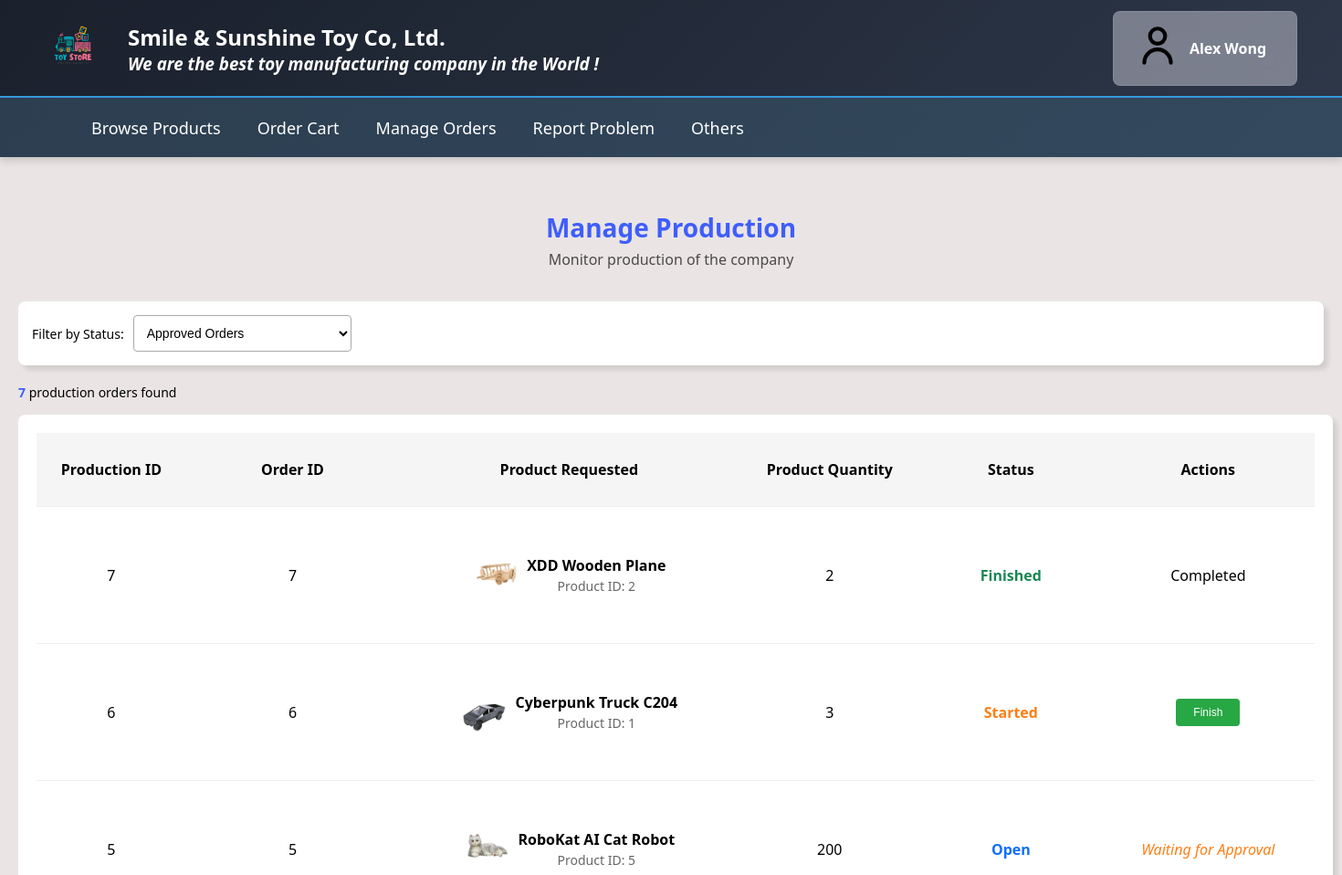
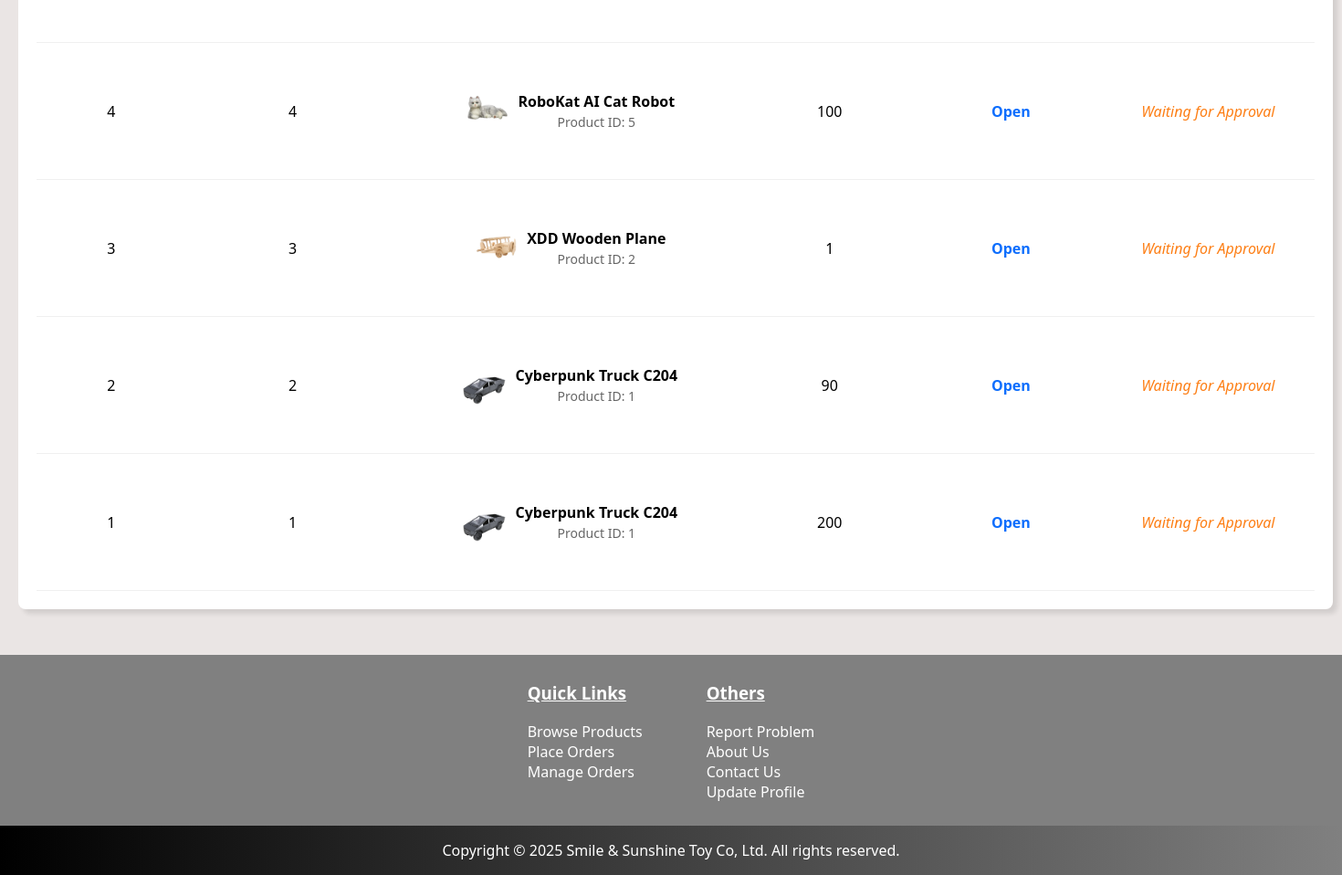
The app's page /staff/production/manage-production.php (signed in) with its own data (2 pictures, top to bottom).
### tables this page shows
CREATE TABLE `orders` (
  `oid` int(11) NOT NULL AUTO_INCREMENT,
  `odate` datetime NOT NULL,
  `pid` int(11) NOT NULL,
  `oqty` int(11) NOT NULL,
  `ocost` decimal(20,2) NOT NULL,
  `cid` int(11) NOT NULL,
  `odeliverdate` datetime DEFAULT NULL,
  `ostatus` int(11) NOT NULL,
  `ocancel` int(11) DEFAULT 0,
  `proid` int(11) DEFAULT NULL,
  PRIMARY KEY (`oid`),
  KEY `pid_PK_idx` (`pid`),
  KEY `cid_pk_idx` (`cid`),
  CONSTRAINT `cid_pk` FOREIGN KEY (`cid`) REFERENCES `customer` (`cid`),
  CONSTRAINT `pid_pk` FOREIGN KEY (`pid`) REFERENCES `product` (`pid`)
);

CREATE TABLE `production` (
  `proid` int(11) NOT NULL AUTO_INCREMENT,
  `pstatus` varchar(50) DEFAULT NULL,
  PRIMARY KEY (`proid`)
);

CREATE TABLE `product` (
  `pid` int(11) NOT NULL AUTO_INCREMENT,
  `pname` varchar(255) NOT NULL,
  `pdesc` text DEFAULT NULL,
  `pimage` varchar(255) DEFAULT NULL,
  `pcost` decimal(12,2) NOT NULL,
  `pqty` int(11) DEFAULT NULL,
  `pavail` tinyint(1) NOT NULL DEFAULT 1,
  PRIMARY KEY (`pid`)
);

### staff/production/manage-production.php (the view, shortened to what this page needs)
<?php
require_once __DIR__ . "/../../config/database.php";
$productionList = [];
$sql = "SELECT p.proid, p.pstatus,
               o.oid, o.oqty, o.pid as order_pid, o.ostatus,
               pr.pname as product_name, pr.pimage as product_image
        FROM production p
        INNER JOIN orders o ON p.proid = o.proid
        INNER JOIN product pr ON o.pid = pr.pid
        ORDER BY p.proid DESC";
$rs = mysqli_query($conn, $sql) or die(mysqli_error($conn));
while ($rc = mysqli_fetch_assoc($rs)) {
    $productionList[] = array(
        "proid" => (int)$rc["proid"],
        "pstatus" => $rc["pstatus"],
        "order_id" => (int)$rc["oid"],
        "quantity" => (int)$rc["oqty"],
        "product_id" => (int)$rc["order_pid"],
        "product_name" => $rc["product_name"],
        "product_image" => $rc["product_image"],
        "order_status" => (int)$rc["ostatus"]
    );
}
?>
<!DOCTYPE html>
<html lang="en">
    <head>
        <?php require_once __DIR__ . "/../../includes/head-setting.php"; ?>
        <link id="manage-orders-css" rel="stylesheet" href="styles/style-manage-orders.css">
    </head>
    <body>
        <div id="main-page">
            <?php require_once __DIR__ . "/../../includes/header.php"; ?>
            <div id="main-section">
                <div id="orders-container">
                    <div id="orders-header">
                        <h2>Manage Production</h2>
                        <p>Monitor production of the company</p>
                    </div>
                    <?php if (empty($productionList)): ?>
                        <div id="empty-orders">
                            There is no production yet.
                        </div>
                    <?php else: ?>
                        <div id="options">
                            <div id="filter-options">
                                <label for="status-filter">Filter by Status:</label>
                                <select id="status-filter" onchange="applyProductionDisplay()">
                                    <option value="approved" selected>Approved Orders</option>
                                </select>
                            </div>
                        </div>
                        <div id="orders-section">
                            <div id="result-count">
                                <span id="order-count"><?php echo count($productionList); ?></span><span> production orders found</span>
                            </div>
                            <div id="orders-table-container">
                                <table id="orders-table">
                                    <thead>
                                        <tr>
                                            <th class="table-header col1">Production ID</th>
                                            <th class="table-header col2">Order ID</th>
                                            <th class="table-header col3">Product Requested</th>
                                            <th class="table-header col4">Product Quantity</th>
                                            <th class="table-header col5">Status</th>
                                            <th class="table-header col6">Actions</th>
                                        </tr>
                                    </thead>
                                    <tbody id="production-body">
                                        <?php foreach ($productionList as $production): ?>
                                            <tr class="order-row">
                                                <td class="col1"><?= $production["proid"] ?></td>
                                                <td class="col2"><?= $production["order_id"] ?></td>
                                                <td class="col3">
                                                    <div class="product-info">
                                                        <?php if ($production["product_image"]): ?>
                                                            <img src="img/product/<?= $production["product_image"] ?>">
                                                        <?php endif; ?>
                                                        <div>
                                                            <div class="product-name"><?= $production["product_name"] ?></div>
                                                            <div class="product-id">Product ID: <?= $production["product_id"] ?></div>
                                                        </div>
                                                    </div>
                                                </td>
                                                <td class="col4">
                                                    <span><?= $production["quantity"] ?></span>
                                                </td>
                                                <td class="col5">
                                                    <span class="status-<?= $production["pstatus"] ?>"><?= ucfirst($production["pstatus"]) ?></span>
                                                </td>
                                                <td class="col6">
                                                    <div class="action-buttons">
                                                        <?php if ($production["order_status"] == 0): ?>
                                                            <span class="canceled-text">Order Canceled</span>
                                                        <?php elseif ($production["order_status"] < 3): ?>
                                                            <span class="pending-text">Waiting for Approval</span>
                                                        <?php elseif ($production["pstatus"] == "started"): ?>
                                                            <form method="POST" onsubmit="return confirm('Are you sure you want to mark this production as finished? This will permanently update material quantities and cannot be undone.');">
                                                                <button type="submit" name="mark_finished" class="action-btn invoice-btn">Finish</button>
                                                            </form>
                                                        <?php elseif ($production["pstatus"] == "finished"): ?>
                                                            <span>Completed</span>
                                                        <?php elseif ($production["pstatus"] == "cancel"): ?>
                                                            <span class="canceled-text">Canceled</span>
                                                        <?php endif; ?>
                                                    </div>
                                                </td>
                                            </tr>
                                        <?php endforeach; ?>
                                    </tbody>
                                </table>
                            </div>
                        </div>
                    <?php endif; ?>
                </div>
            </div>
            <?php require_once __DIR__ . "/../../includes/footer.php"; ?>
        </div>
    </body>
</html>

### styles/style-general.css (style rules this page uses)
html { scroll-behavior: smooth; }
body { margin: 0px; padding: 0px; background: rgba(214, 204, 202, 0.5); font-family: 'Segoe UI', Roboto, 'Helvetica Neue', Arial, sans-serif; }
#main-section { min-height: 100vh; }

### styles/style-manage-orders.css (style rules this page uses)
#orders-container { max-width: 1500px; margin: auto; padding: 20px; }
#orders-header { margin-bottom: 20px; padding: 15px; text-align: center; }
#orders-header h2 { margin-bottom: 5px; font-size: 28px; color: #3F5EFB; }
#orders-header p { margin: 0px; font-size: 16px; color: #4b4949; }
#options { display: flex; justify-content: space-between; align-items: center; margin-bottom: 20px; padding: 15px; border-radius: 8px; background: white; box-shadow: 5px 5px 5px #0000001a; }
#currency-options, #filter-options { display: flex; flex-direction: row; align-items: center; gap: 10px; }
#currency-options label, #filter-options label { font-size: 14px; }
#currency-select, #status-filter { min-width: 120px; padding: 10px; border: 1px solid darkgrey; border-radius: 4px; background: white; font-size: 14px; }
#orders-section { margin-bottom: 30px; }
#result-count { margin-bottom: 15px; font-size: 14px; }
#order-count { font-weight: bold; color: #3F5EFB; }
#orders-table-container { min-width: 1400px; padding: 20px; background: white; border-radius: 8px; box-shadow: 5px 5px 5px #0000001a; overflow: hidden; }
#orders-table { width: 100%; border-collapse: collapse; table-layout: fixed; }
#orders-table th, #orders-table td { padding: 15px 10px; border-bottom: 1px solid #f0f0f0; }
.table-header { height: 50px; font-weight: bold; text-align: left; background-color: #f5f5f5; color: black; user-select: none; }
.order-row { height: 150px; transition: all 0.3s; }
.col1 { width: 7%; justify-items: center; text-align: center; }
.col2, .col4, .col5, .col6, .col7, .col9 { width: 10%; justify-items: center; text-align: center; }
.col3 { width: 13%; justify-items: center; text-align: center; }
.product-info { display: flex; align-items: center; gap: 10px; }
.product-info img { width: 50px; height: 50px; border-radius: 4px; object-fit: contain; }
.product-name { margin-bottom: 2px; font-weight: bold; color: black; }
.product-id { font-size: 14px; color: #666; }
.action-btn { display: block; width: 70px; padding: 8px 8px; margin: 5px auto; border: none; border-radius: 4px; font-size: 12px; text-align: center; cursor: pointer; transition: all 0.3s; }
.invoice-btn { background: #28a745; color: white; }
.pending-text { color: #fd7e14; font-style: italic; }
.status-open { color: #0d6efd; font-weight: bold; }
.status-started { color: #fd7e14; font-weight: bold; }
.status-finished { color: #198754; font-weight: bold; }
#orders-table .col1 { width: 8%; text-align: center; }
#orders-table .col2 { width: 12%; text-align: center; }
#orders-table .col3 { width: 20%; text-align: center; }
#orders-table .col4 { width: 10%; text-align: center; }
#orders-table .col5 { width: 10%; text-align: center; }
#orders-table .col6 { width: 12%; text-align: center; }

### records on screen
orders: proid.proid "7", order_id "7", pid.pimage (picture), pid.pname "XDD Wooden Plane", product_id "2", quantity "2", proid.pstatus "Finished", ostatus "Completed"
orders: proid.proid "6", order_id "6", pid.pimage (picture), pid.pname "Cyberpunk Truck C204", pid "1", quantity "3", proid.pstatus "Started"
orders: proid.proid "5", order_id "5", pid.pimage (picture), pid.pname "RoboKat AI Cat Robot", pid "5", oqty "200", proid.pstatus "Open", ostatus "Waiting for Approval"
orders: proid.proid "4", order_id "4", pid.pimage (picture), pid.pname "RoboKat AI Cat Robot", pid "5", oqty "100", proid.pstatus "Open", ostatus "Waiting for Approval"
orders: proid.proid "3", order_id "3", pid.pimage (picture), pid.pname "XDD Wooden Plane", pid "2", oqty "1", proid.pstatus "Open", ostatus "Waiting for Approval"
orders: proid.proid "2", order_id "2", pid.pimage (picture), pid.pname "Cyberpunk Truck C204", pid "1", oqty "90", proid.pstatus "Open", ostatus "Waiting for Approval"
orders: proid.proid "1", order_id "1", pid.pimage (picture), pid.pname "Cyberpunk Truck C204", pid "1", oqty "200", proid.pstatus "Open", ostatus "Waiting for Approval"

### other values on screen
$_SESSION["userinfo"]["username"] "Alex Wong"
count($productionList) "7"
